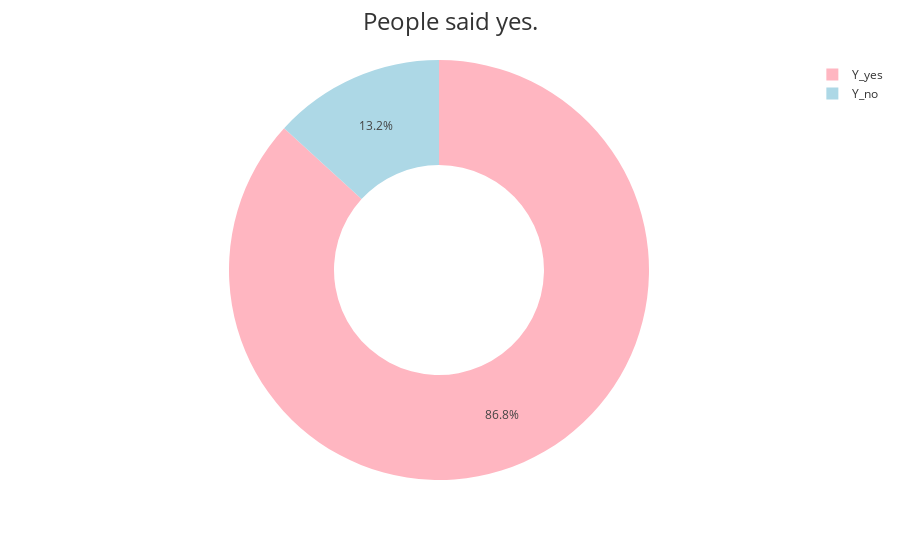

Notebook code cell kept with this figure:
### Code cell
#donut chart to visualize the frequency of outcomes(0 & 1) in the dataset
outcome_frequency = data['Y'].value_counts() #returns total 0's and 1's
outcome_frequency.index = ['Y_yes', 'Y_no']  # replace 0 and 1 with text labels
colors=['teal','paleturquoise']
figure = px.pie(outcome_frequency, values=outcome_frequency.values, names=outcome_frequency.index,
             hole=0.5, color=outcome_frequency.index, color_discrete_sequence=colors)
#figure.update_layout(title='People said yes.',
 #                 plot_bgcolor='#FFFFFF',
  #                paper_bgcolor='#FFFFFF',
   #               font_color='#333333',
    #              title_x=0.5,
     #             title_font_size=24)
        
        
figure.update_traces(
    marker=dict(
        colors=['#FFB6C1', '#ADD8E6', '#F0E68C', '#98FB98', '#DDA0DD']
    )
)

figure.update_layout(
    title='People said yes.',
    plot_bgcolor='#FFFFFF',
    paper_bgcolor='#FFFFFF',
    font_color='#333333',
    title_x=0.5,
    title_font_size=24
)      

figure.update_traces(texttemplate='%{percent:.1%}', textposition='inside')
figure.show()

### Figure 1 — Plotly figure (JSON) as saved in the notebook; plotly's stock layout.template omitted (floating-point values rounded to 4 significant figures)
{"data": [{"customdata": [["Y_yes"], ["Y_no"]], "domain": {"x": [0, 1], "y": [0, 1]}, "hole": 0.5, "hovertemplate": "index=%{customdata[0]}<br>value=%{value}<extra></extra>", "labels": ["Y_yes", "Y_no"], "legendgroup": "", "marker": {"colors": ["#FFB6C1", "#ADD8E6", "#F0E68C", "#98FB98", "#DDA0DD"]}, "name": "", "showlegend": true, "textposition": "inside", "texttemplate": "%{percent:.1%}", "type": "pie", "values": [217, 33]}], "layout": {"font": {"color": "#333333"}, "legend": {"tracegroupgap": 0}, "margin": {"t": 60}, "paper_bgcolor": "#FFFFFF", "piecolorway": ["teal", "paleturquoise"], "plot_bgcolor": "#FFFFFF", "title": {"font": {"size": 24}, "text": "People said yes.", "x": 0.5}}}
